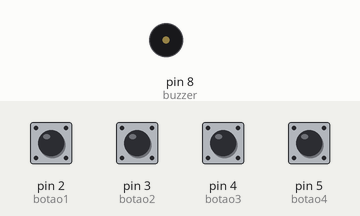
The sketch below on a simulated Arduino Uno, built with avr-gcc and run on an emulated ATmega328P. Shown: buzzer (waves = sounding). The inputs (shaded band) are chosen by the test bench; at power-on: pin 2 (botao1), pin 3 (botao2), pin 4 (botao3), pin 5 (botao4) HIGH.

Above: at 1.2 s.
1.3 s: pin 2 (botao1) pulled LOW for 0.15 s
At 1.37 s:
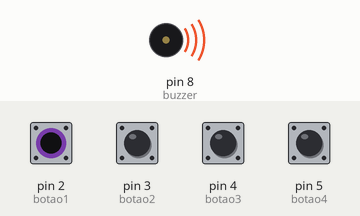
Timing chart, 0 to 4.3 s (numbered marks = the images above; inputs shaded):
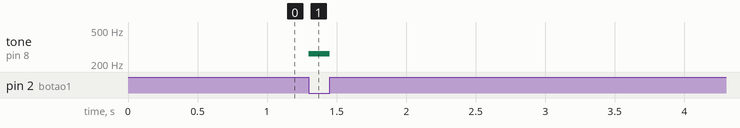

Measured:
- after the input at 1.3 s, tone on pin 8 (buzzer): silent → 262 Hz at once, → silent 0.15 s later

The sketch:

MiniPianoDigital.ino
```cpp
int buzzer = 8;

int botao1 = 2;
int botao2 = 3;
int botao3 = 4;
int botao4 = 5;

void setup() {

  pinMode(botao1, INPUT_PULLUP);
  pinMode(botao2, INPUT_PULLUP);
  pinMode(botao3, INPUT_PULLUP);
  pinMode(botao4, INPUT_PULLUP);

  pinMode(buzzer, OUTPUT);

}

void loop() {

  if(digitalRead(botao1) == LOW){
    tone(buzzer,262);
  }

  else if(digitalRead(botao2) == LOW){
    tone(buzzer,294);
  }

  else if(digitalRead(botao3) == LOW){
    tone(buzzer,330);
  }

  else if(digitalRead(botao4) == LOW){
    tone(buzzer,349);
  }

  else{
    noTone(buzzer);
  }

}
```
